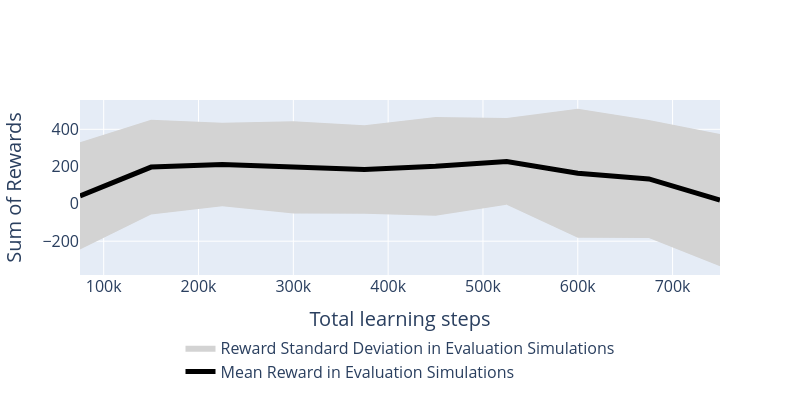
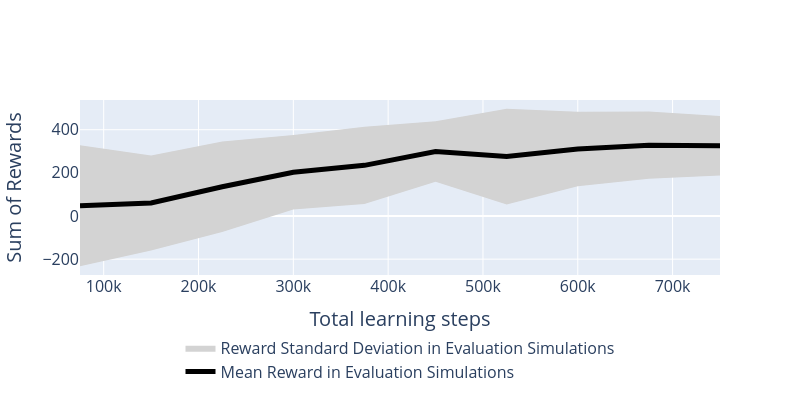
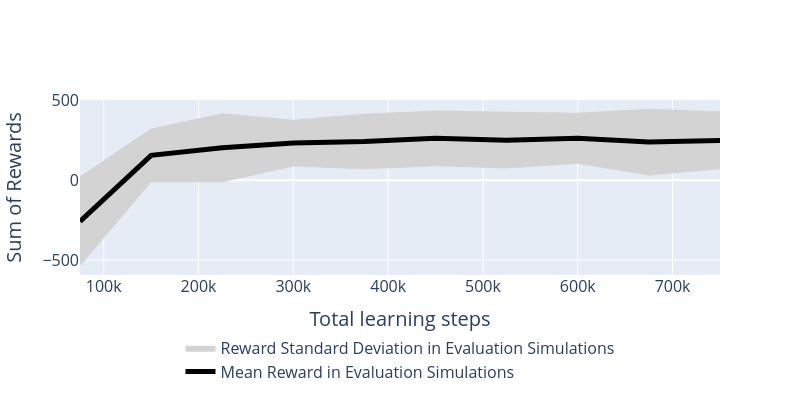
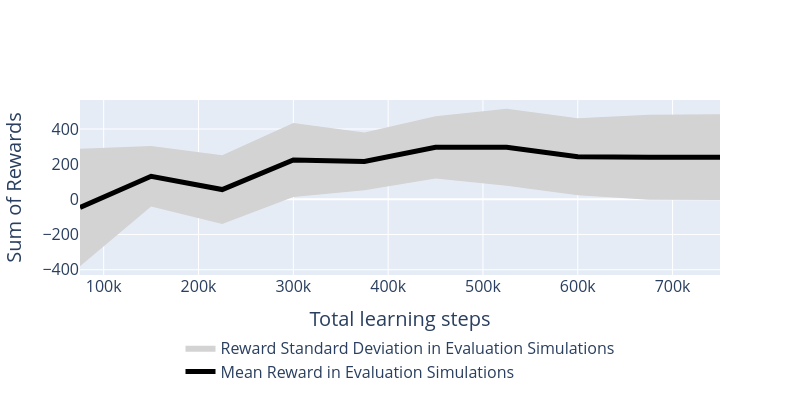

Notebook cell for these charts, in order:
### Code cell
plot_evaluation_metrics(cd[:-2]+"0_" + "\\evaluations.npz")
plot_evaluation_metrics(cd[:-2]+"1_" + "\\evaluations.npz")
plot_evaluation_metrics(cd[:-2]+"2_" + "\\evaluations.npz")
plot_evaluation_metrics(cd[:-2]+"3_" + "\\evaluations.npz")

### Figure 1 — Plotly figure (JSON) as saved in the notebook; plotly's stock layout.template omitted (floating-point values rounded to 4 significant figures)
{"data": [{"fill": "toself", "fillcolor": "lightgray", "hoverinfo": "skip", "line": {"color": "rgba(255,255,255,0)"}, "name": "Reward Standard Deviation in Evaluation Simulations", "showlegend": true, "type": "scatter", "x": [75000, 150000, 225000, 300000, 375000, 450000, 525000, 600000, 675000, 750000, 750000, 675000, 600000, 525000, 450000, 375000, 300000, 225000, 150000, 75000], "y": [330.7, 451.0, 435.6, 443.5, 421.3, 466.5, 460.6, 510.2, 449.9, 374.8, -334.4, -182.3, -180.9, -4.96, -63.72, -53.16, -51.13, -12.3, -56.49, -244.5]}, {"line": {"color": "black", "width": 5}, "mode": "lines", "name": "Mean Reward in Evaluation Simulations", "type": "scatter", "x": [75000, 150000, 225000, 300000, 375000, 450000, 525000, 600000, 675000, 750000], "y": [43.08, 197.3, 211.7, 196.2, 184.1, 201.4, 227.8, 164.6, 133.8, 20.21]}], "layout": {"height": 400, "legend": {"font": {"size": 16}, "orientation": "h", "x": 0.5, "xanchor": "center", "y": -0.65, "yanchor": "bottom"}, "width": 800, "xaxis": {"tickfont": {"size": 16}, "title": {"font": {"size": 20}, "text": "Total learning steps"}}, "yaxis": {"tickfont": {"size": 16}, "title": {"font": {"size": 20}, "text": "Sum of Rewards"}}}}

### Figure 2 — Plotly figure (JSON) as saved in the notebook; plotly's stock layout.template omitted (floating-point values rounded to 4 significant figures)
{"data": [{"fill": "toself", "fillcolor": "lightgray", "hoverinfo": "skip", "line": {"color": "rgba(255,255,255,0)"}, "name": "Reward Standard Deviation in Evaluation Simulations", "showlegend": true, "type": "scatter", "x": [75000, 150000, 225000, 300000, 375000, 450000, 525000, 600000, 675000, 750000, 750000, 675000, 600000, 525000, 450000, 375000, 300000, 225000, 150000, 75000], "y": [328.2, 280.5, 345.4, 375.7, 413.5, 439.0, 497.0, 482.9, 483.8, 462.9, 187.6, 172.4, 137.5, 53.47, 158.2, 56.19, 30.59, -74.42, -160.0, -232.8]}, {"line": {"color": "black", "width": 5}, "mode": "lines", "name": "Mean Reward in Evaluation Simulations", "type": "scatter", "x": [75000, 150000, 225000, 300000, 375000, 450000, 525000, 600000, 675000, 750000], "y": [47.71, 60.28, 135.5, 203.1, 234.9, 298.6, 275.3, 310.2, 328.1, 325.3]}], "layout": {"height": 400, "legend": {"font": {"size": 16}, "orientation": "h", "x": 0.5, "xanchor": "center", "y": -0.65, "yanchor": "bottom"}, "width": 800, "xaxis": {"tickfont": {"size": 16}, "title": {"font": {"size": 20}, "text": "Total learning steps"}}, "yaxis": {"tickfont": {"size": 16}, "title": {"font": {"size": 20}, "text": "Sum of Rewards"}}}}

### Figure 3 — Plotly figure (JSON) as saved in the notebook; plotly's stock layout.template omitted (floating-point values rounded to 4 significant figures)
{"data": [{"fill": "toself", "fillcolor": "lightgray", "hoverinfo": "skip", "line": {"color": "rgba(255,255,255,0)"}, "name": "Reward Standard Deviation in Evaluation Simulations", "showlegend": true, "type": "scatter", "x": [75000, 150000, 225000, 300000, 375000, 450000, 525000, 600000, 675000, 750000, 750000, 675000, 600000, 525000, 450000, 375000, 300000, 225000, 150000, 75000], "y": [23.91, 323.9, 420.0, 379.4, 416.2, 436.6, 428.5, 422.9, 447.7, 430.1, 68.98, 29.72, 103.4, 73.76, 88.31, 68.79, 86.34, -13.21, -12.12, -538.6]}, {"line": {"color": "black", "width": 5}, "mode": "lines", "name": "Mean Reward in Evaluation Simulations", "type": "scatter", "x": [75000, 150000, 225000, 300000, 375000, 450000, 525000, 600000, 675000, 750000], "y": [-257.3, 155.9, 203.4, 232.9, 242.5, 262.5, 251.1, 263.1, 238.7, 249.5]}], "layout": {"height": 400, "legend": {"font": {"size": 16}, "orientation": "h", "x": 0.5, "xanchor": "center", "y": -0.65, "yanchor": "bottom"}, "width": 800, "xaxis": {"tickfont": {"size": 16}, "title": {"font": {"size": 20}, "text": "Total learning steps"}}, "yaxis": {"tickfont": {"size": 16}, "title": {"font": {"size": 20}, "text": "Sum of Rewards"}}}}

### Figure 4 — Plotly figure (JSON) as saved in the notebook; plotly's stock layout.template omitted (floating-point values rounded to 4 significant figures)
{"data": [{"fill": "toself", "fillcolor": "lightgray", "hoverinfo": "skip", "line": {"color": "rgba(255,255,255,0)"}, "name": "Reward Standard Deviation in Evaluation Simulations", "showlegend": true, "type": "scatter", "x": [75000, 150000, 225000, 300000, 375000, 450000, 525000, 600000, 675000, 750000, 750000, 675000, 600000, 525000, 450000, 375000, 300000, 225000, 150000, 75000], "y": [287.8, 303.6, 251.5, 433.9, 379.8, 472.4, 515.4, 461.0, 480.9, 484.0, -3.743, -2.533, 23.1, 77.32, 119.2, 51.98, 13.75, -140.0, -40.39, -380.4]}, {"line": {"color": "black", "width": 5}, "mode": "lines", "name": "Mean Reward in Evaluation Simulations", "type": "scatter", "x": [75000, 150000, 225000, 300000, 375000, 450000, 525000, 600000, 675000, 750000], "y": [-46.34, 131.6, 55.74, 223.8, 215.9, 295.8, 296.4, 242.0, 239.2, 240.1]}], "layout": {"height": 400, "legend": {"font": {"size": 16}, "orientation": "h", "x": 0.5, "xanchor": "center", "y": -0.65, "yanchor": "bottom"}, "width": 800, "xaxis": {"tickfont": {"size": 16}, "title": {"font": {"size": 20}, "text": "Total learning steps"}}, "yaxis": {"tickfont": {"size": 16}, "title": {"font": {"size": 20}, "text": "Sum of Rewards"}}}}
